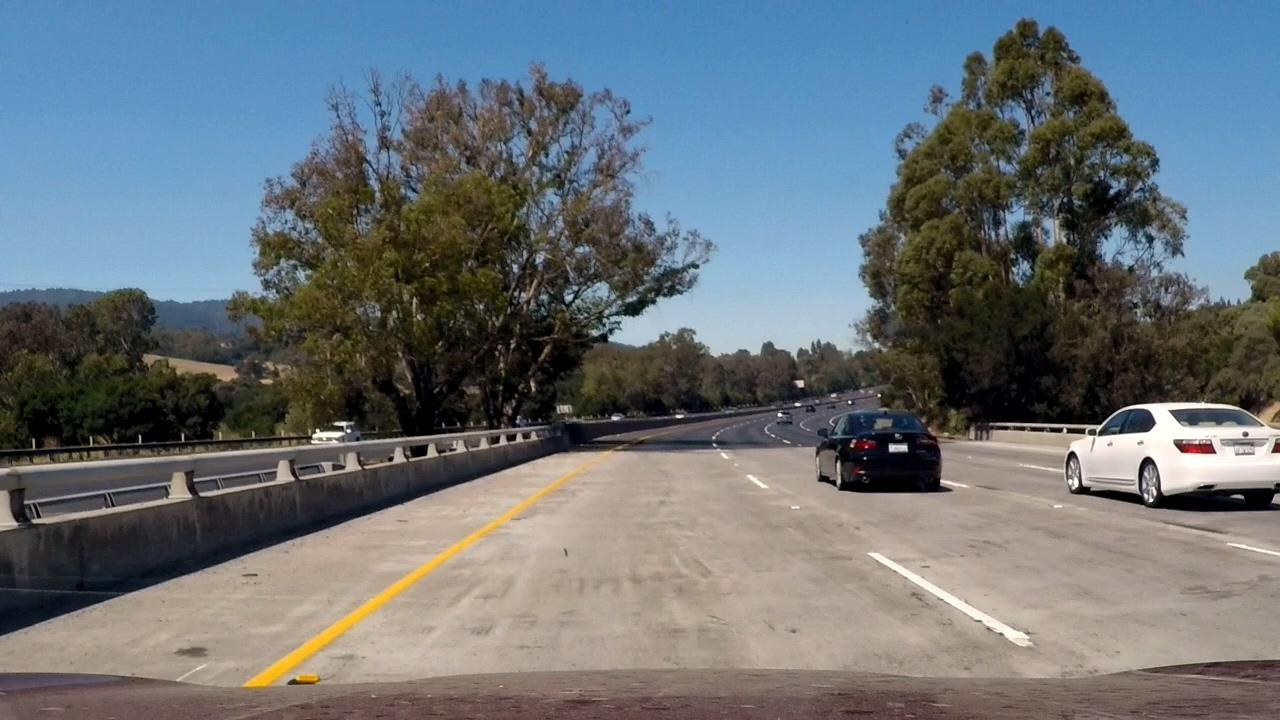
#> input picture Class1/08_Find_Lines_on_Video/test.mp4_000004.800.jpg, 1280 x 720 px
$ jupyter execute --allow-errors Find_Lines_on_Video.ipynb   (shell and % lines are left out)
#> lines starting #> are read from the running program, lines starting #| are printed output that depends on the picture; after the words box and inside, x2 and y2 are one past the last pixel; in counts of white or black regions, pixels touching at a corner belong together
**Run all the cells below to make sure everything is working and ready to go. All cells should run without error.**

### Test Matplotlib and Plotting

[cell 1]
import matplotlib.pyplot as plt
import matplotlib.image as mpimg
import numpy as np

[cell 2]
img = mpimg.imread('test.mp4_000004.800.jpg')
#> img is the input picture: shape (720, 1280, 3); mean R, G, B 105.8, 114.3, 119.4
plt.imshow(img)

[cell 3]
def rgb2gray(rgb):
#     return np.dot(rgb[...,:3], [0.299, 0.587, 0.114])
     return np.dot(rgb[...,:3], [0.9 ,0.099, 0.001]).astype(np.uint8)
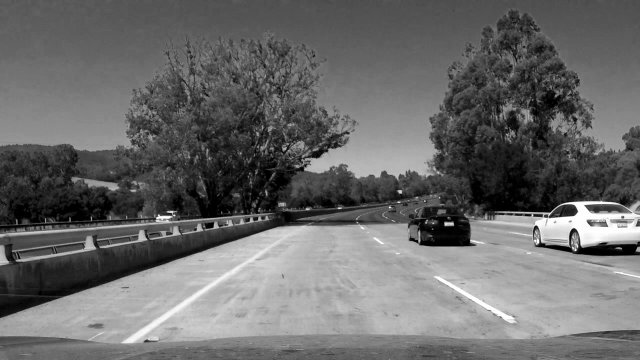
#> returned value: shape (720, 1280) (shown at 1/2 size); min 0, max 255, mean 106.1

plt.imshow(rgb2gray(img),cmap='Greys_r')
# gray=rgb2gray(img)

### Test OpenCV

[cell 4]
import cv2

[cell 5]
# convert the image to grayscale
# gray = cv2.cvtColor(img, cv2.COLOR_RGB2GRAY)
# plt.imshow(gray, cmap='Greys_r')
# plt.imshow(gray, cmap='Greys_r')

## Test TensorFlow

[cell 6]
import tensorflow as tf

#> (a cell that did not finish here is left out)

## Test Moviepy

[cell 8]
# Import everything needed to edit/save/watch video clips
import imageio
#> (the rest of this cell did not finish here and is left out)

Create a new video with `moviepy` by processing each frame to [YUV](https://en.wikipedia.org/wiki/YUV) color space.

[cell 9]
new_clip_output = 'test_output.mp4'
#> (the rest of this cell did not finish here and is left out)

#> (a cell that did not finish here is left out)

[cell 11]
def lines_detection(image):
    gray=rgb2gray(img)
    print(gray[650][270:340])
#| [174 180 180 180 177 176 176 176 176 177 174 173 170 170 171 172 171 171
#|  166 170 171 171 176 185 201 215 227 230 235 237 240 244 246 246 245 248
#|  248 247 246 246 246 247 241 236 228 221 213 205 197 187 180 177 172 175
#|  187 191 193 196 197 197 197 195 195 194 195 196 196 197 198 198]
#     gray = cv2.cvtColor(image,cv2.COLOR_RGB2GRAY)
    # Define a kernel size and apply Gaussian smoothing
    kernel_size = 3
    blur_gray = cv2.GaussianBlur(gray,(kernel_size, kernel_size),0)

    # Define our parameters for Canny and apply
    low_threshold = 220
    high_threshold = 240
    edges = cv2.Canny(blur_gray, low_threshold, high_threshold)
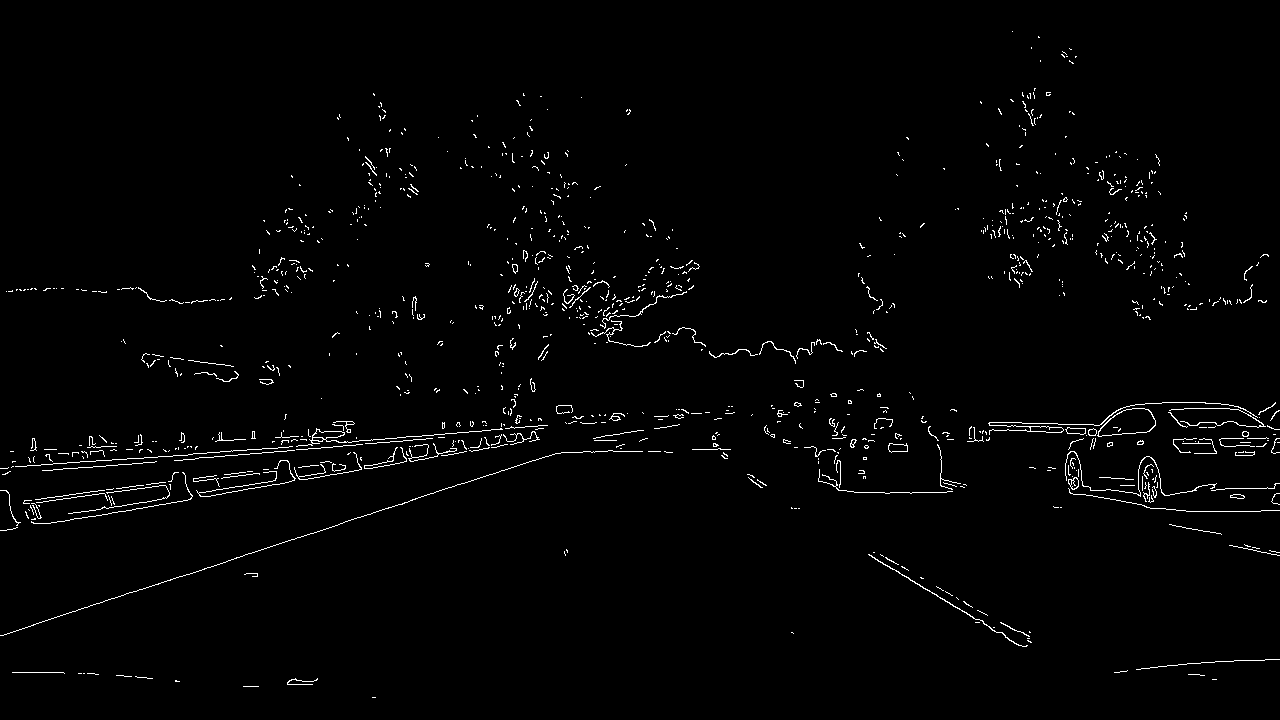
#> edges: shape (720, 1280); 1.5% white in thin lines or dots

    # Next we'll create a masked edges image using cv2.fillPoly()
    mask = np.zeros_like(edges)
    ignore_mask_color = 255

    # This time we are defining a four sided polygon to mask
    imshape = image.shape
    vertices = np.array([[(200,650),(630, 430), (730, 430), (1120,650)]], dtype=np.int32)
    #在全0的图像上，在指定区域内填入了255
    cv2.fillPoly(mask, vertices, ignore_mask_color)
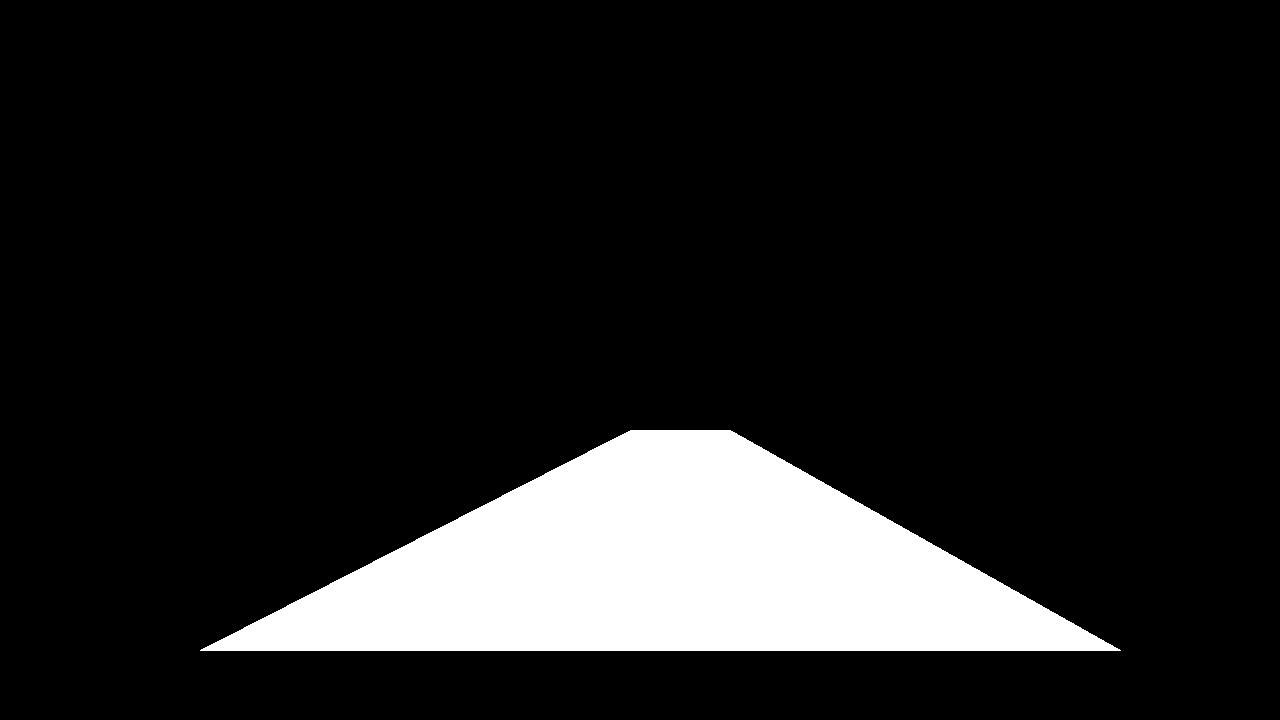
#> mask: shape (720, 1280); 12.3% white; 1 white region, box (x1, y1, x2, y2) and area: (200, 430, 1121, 651) 113121
    #将原始图像与上面填充的图像进行按位与，感兴趣区域外的点会被置为0，感兴趣区域内的点的边沿点原本就是255，按位与之后还是255，其余点均为0
    masked_edges = cv2.bitwise_and(edges, mask)
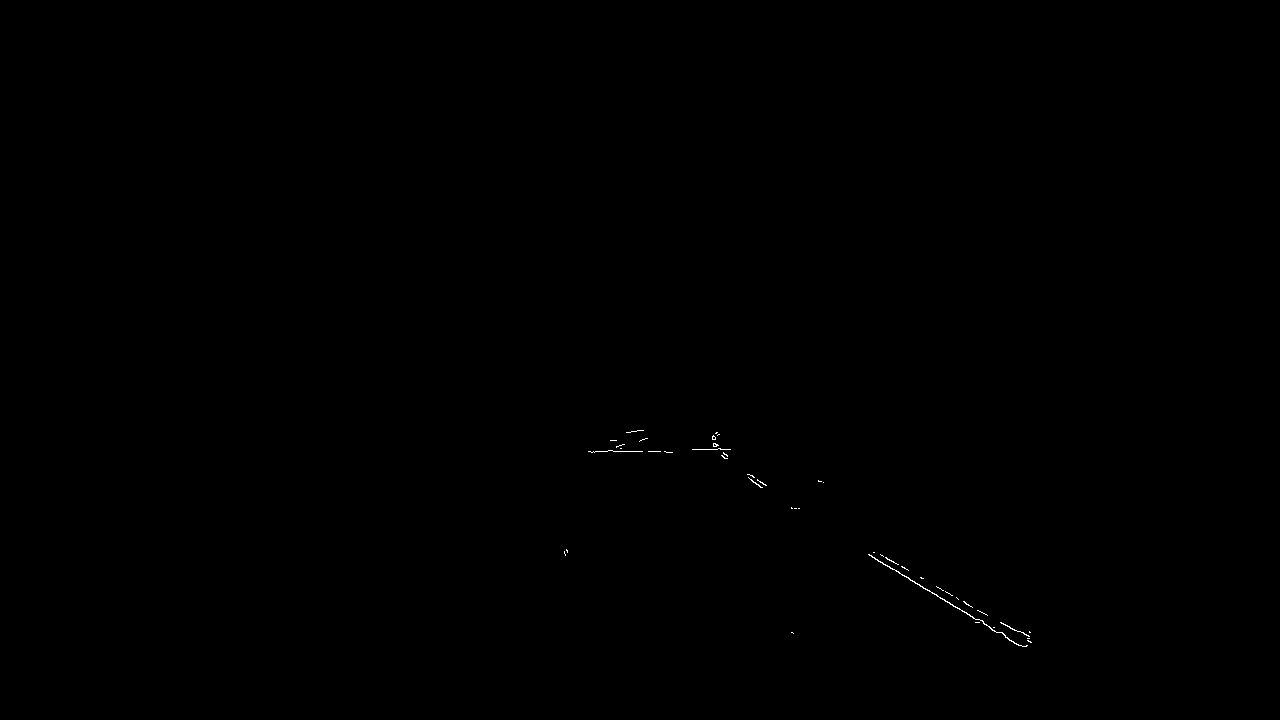
#> masked_edges: shape (720, 1280); 0.07% white in thin lines or dots, all inside (x1, y1, x2, y2) = (564, 430, 1032, 647)


    #可以试试自行调整以下参数，看看都有什么神奇的效果
    # Define the Hough transform parameters
    # Make a blank the same size as our image to draw on
    rho = 1 # distance resolution in pixels of the Hough grid
    theta = np.pi/180 # angular resolution in radians of the Hough grid
    threshold = 15     # minimum number of votes (intersections in Hough grid cell)
    min_line_length = 1  #minimum number of pixels making up a line
    max_line_gap = 100    # maximum gap in pixels between connectable line segments
    line_image = np.copy(image)*0 # creating a blank to draw lines on
#> line_image: shape (720, 1280, 3); every value is 0

    # Run Hough on edge detected image
    # Output "lines" is an array containing endpoints of detected line segments
    lines = cv2.HoughLinesP(masked_edges, rho, theta, threshold, np.array([]),
                                min_line_length, max_line_gap)
#> lines = [[693, 449, 1022, 646], [794, 508, 1029, 638], [760, 487, 1029, 636], [616, 446, 727, 449], [715, 443, 756, 484], [588, 451, 665, 451], [721, 455, 878, 561], [978, 622, 992, 630], [626, 432, 643, 430], [890, 560, 1023, 646], [880, 562, 1018, 645], [791, 507, 1028, 638]]


    #由于输出的只是“线条的端点集合”，所以我们要将这些点连起来，才能最终呈现我们想要的线条
    # Iterate over the output "lines" and draw lines on a blank image
    for line in lines:
        for x1,y1,x2,y2 in line:
            cv2.line(image,(x1,y1),(x2,y2),(255,0,0),10)
#> this loop made 12 passes

    # Create a "color" binary image to combine with line image
    #由于edges获得的只是2D的数组，每个点上的元素为一个数字，而真正的图像是每个点为[R,G,B]的数组，要想将edge图像与cv2.line输出的图像结合，需要将其转换为真正的图像，这就用到了dstack，感兴趣的同学可自行百度
#     color_edges = np.dstack((edges, edges, edges))

#     # Draw the lines on the edge image
#     lines_edges = cv2.addWeighted(color_edges, 0.8, line_image, 1, 0)
    return image

[cell 12]
new_lines_output = 'lines_output.mp4'
#> (the rest of this cell did not finish here and is left out)

#> (a cell that did not finish here is left out)

[cell 14]
plt.imshow(lines_detection(mpimg.imread("test.mp4_000004.800.jpg")))

[cell 15]
import pandas as pd

# TODO: Set weight1, weight2, and bias
weight1 = 1.0
weight2 = 1.0
bias = -2


# DON'T CHANGE ANYTHING BELOW
# Inputs and outputs
test_inputs = [(0, 0), (0, 1), (1, 0), (1, 1)]
correct_outputs = [False, False, False, True]
outputs = []

# Generate and check output
for test_input, correct_output in zip(test_inputs, correct_outputs):
    linear_combination = weight1 * test_input[0] + weight2 * test_input[1] + bias
    output = int(linear_combination >= 0)
    is_correct_string = 'Yes' if output == correct_output else 'No'
    outputs.append([test_input[0], test_input[1], linear_combination, output, is_correct_string])

# Print output
num_wrong = len([output[4] for output in outputs if output[4] == 'No'])
output_frame = pd.DataFrame(outputs, columns=['Input 1', '  Input 2', '  Linear Combination', '  Activation Output', '  Is Correct'])
if not num_wrong:
    print('Nice!  You got it all correct.\n')
else:
    print('You got {} wrong.  Keep trying!\n'.format(num_wrong))
print(output_frame.to_string(index=False))

$ run again, with Class1/08_Find_Lines_on_Video/test.mp4_000002.161.jpg copied over Class1/08_Find_Lines_on_Video/test.mp4_000004.800.jpg
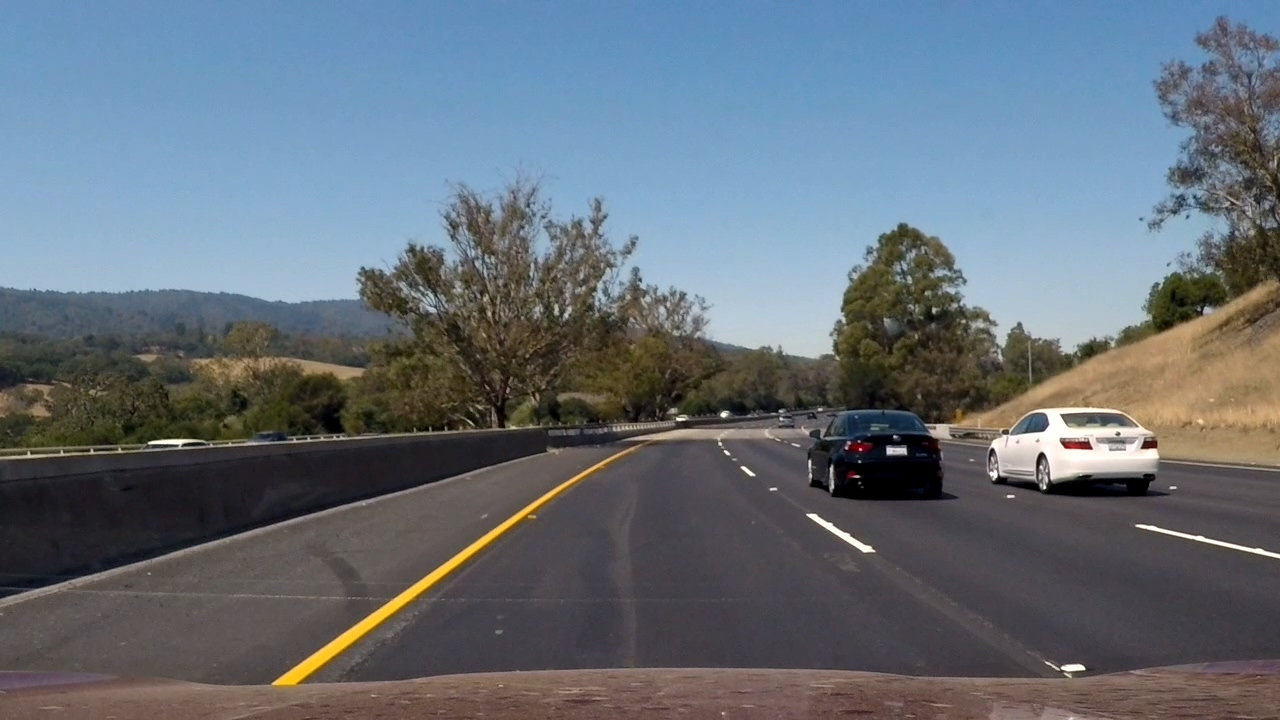
#> input picture Class1/08_Find_Lines_on_Video/test.mp4_000002.161.jpg, 1280 x 720 px
#> img is the input picture: shape (720, 1280, 3); mean R, G, B 101.1, 110.8, 120.3
#| [ 82  83  82  83  83  84  83  83  82  81  82  80  80  81  81  79  81  85
#|   83  84  84  84  85  86  84  83  81  81  82  83  85  86  86  86  82  80
#|   80  79  84  87  83  84  86  88  92  93  88 105 146 190 223 239 242 244
#|  247 248 249 248 249 248 248 248 249 249 249 249 249 249 247 229]
#> in lines_detection, `edges = cv2.Canny(blur_gray, low_threshold, high_threshold)`:
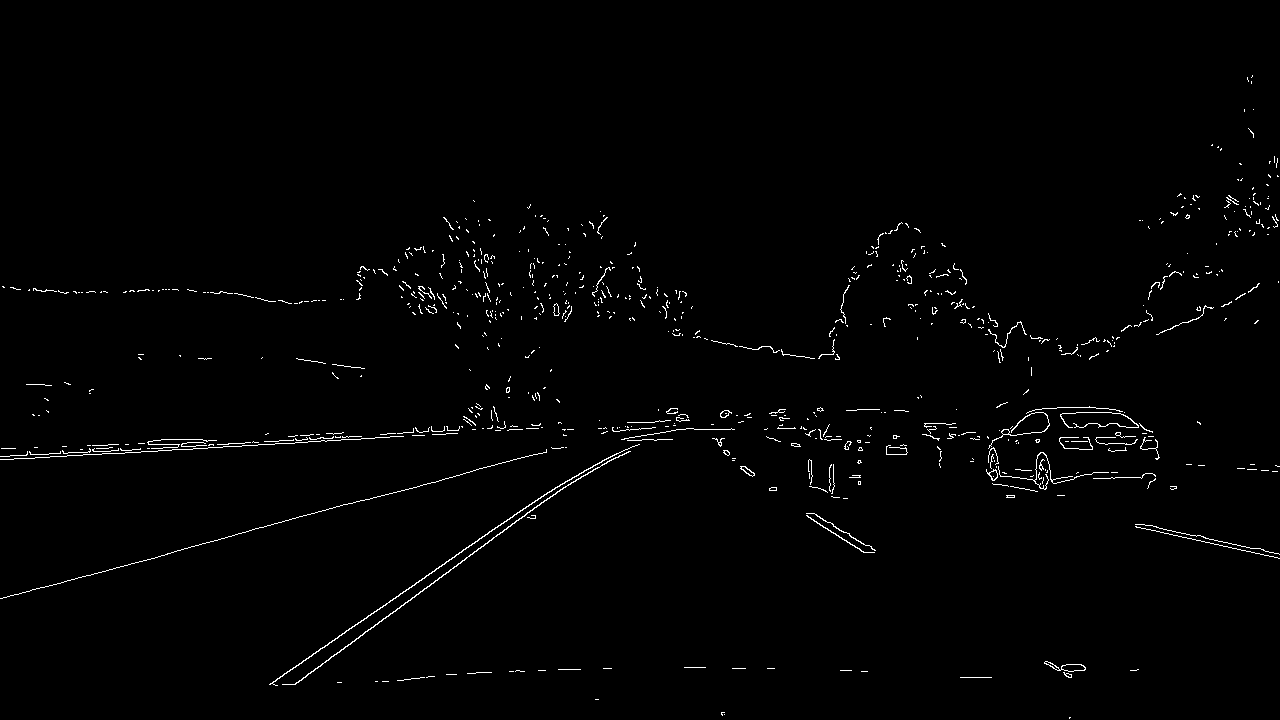
#> edges: shape (720, 1280); 1.1% white in thin lines or dots, all inside (x1, y1, x2, y2) = (0, 75, 1280, 719)
#> mask: shape (720, 1280); 12.3% white; 1 white region, box (x1, y1, x2, y2) and area: (200, 430, 1121, 651) 113121
#> in lines_detection, `masked_edges = cv2.bitwise_and(edges, mask)`:
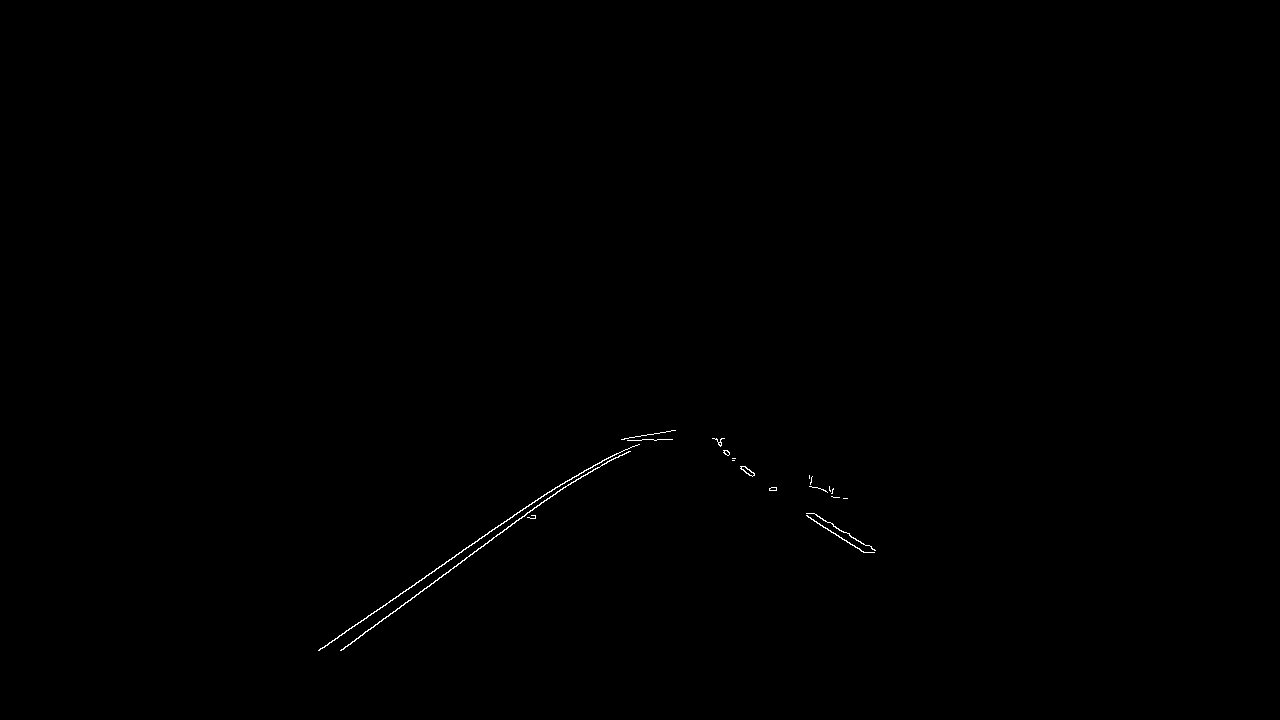
#> masked_edges: shape (720, 1280); 0.16% white in thin lines or dots, all inside (x1, y1, x2, y2) = (318, 430, 876, 651)
#> line_image: shape (720, 1280, 3); every value is 0
#> lines = 22 rows, first 6: [319, 650, 514, 514], [439, 577, 631, 437], [340, 650, 635, 436], [541, 496, 668, 431], [675, 430, 875, 550], [385, 605, 624, 438]
#> the loop in lines_detection, `for line in lines:` made 22 passes
